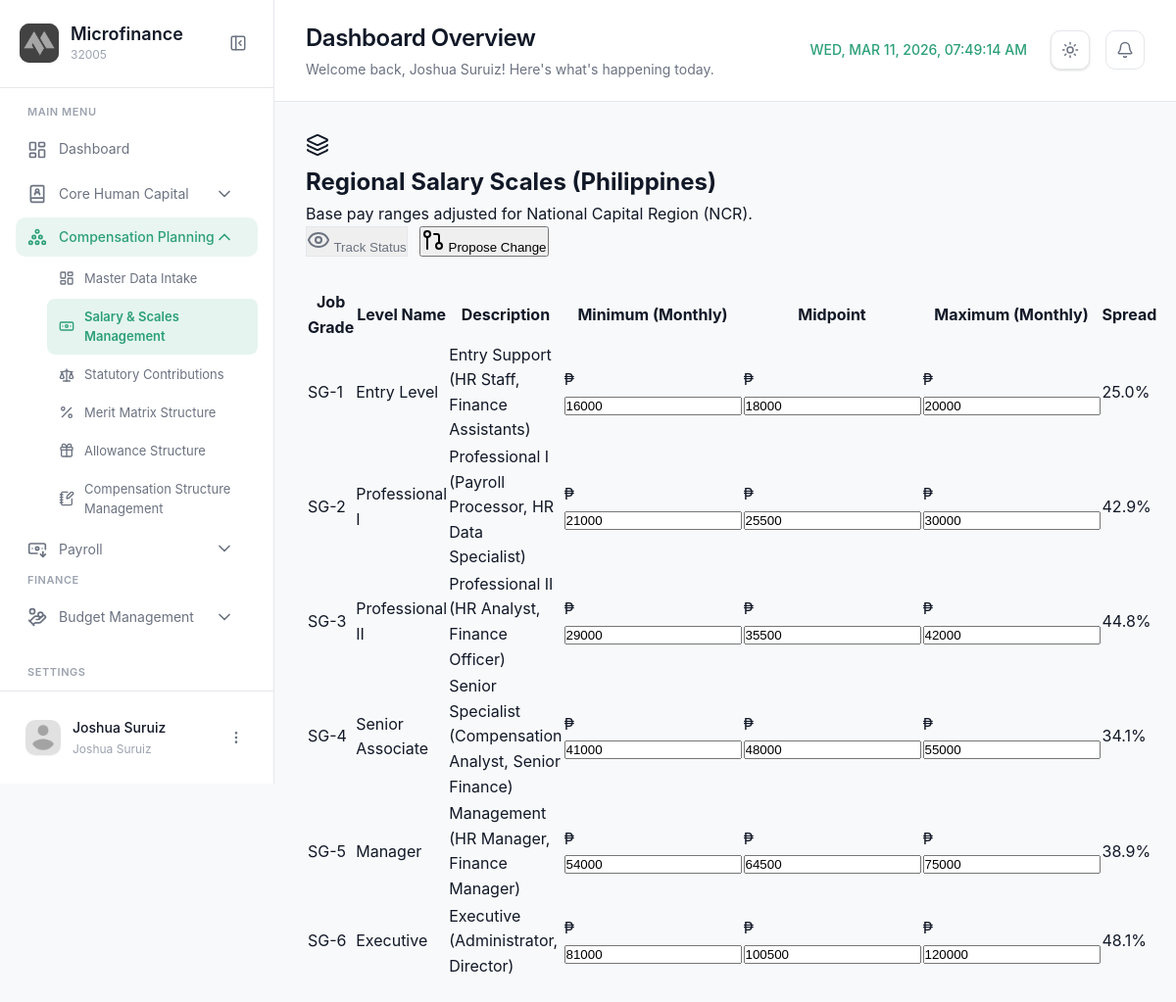
The app's page /modules/compensation/salary.php (signed in) with its own data.
### tables this page shows
CREATE TABLE `salary_grades` (
  `SalaryGradeID` int(11) NOT NULL,
  `period_id` int(11) DEFAULT NULL,
  `GradeLevel` varchar(10) NOT NULL,
  `GradeName` varchar(100) DEFAULT NULL,
  `MinSalary` decimal(15,2) NOT NULL,
  `MaxSalary` decimal(15,2) NOT NULL,
  `MidSalary` decimal(15,2) GENERATED ALWAYS AS ((`MinSalary` + `MaxSalary`) / 2) STORED,
  `Currency` varchar(10) DEFAULT 'PHP',
  `IsActive` tinyint(1) DEFAULT 1,
  `CreatedAt` timestamp NOT NULL DEFAULT current_timestamp(),
  `UpdatedAt` timestamp NULL DEFAULT NULL ON UPDATE current_timestamp(),
  `Description` varchar(255) DEFAULT NULL
);

### modules/compensation/salary.php (the view, shortened to what this page needs)
<?php
require_once '../../config/config.php';
$period_id = 1;
$grades_query = $conn->query("
    SELECT sg.SalaryGradeID, sg.GradeLevel, sg.GradeName, sg.MinSalary, sg.MaxSalary, sg.MidSalary, sg.Description
    FROM salary_grades sg
    WHERE sg.period_id = $period_id
    ORDER BY sg.SalaryGradeID ASC
");
$salary_grades = [];
while ($row = $grades_query->fetch_assoc()) {
    $salary_grades[] = $row;
}
?>
<!DOCTYPE html>
<html lang="en">
<head>
  <link rel="stylesheet" href="../../css/salary.css?v=1.0">
</head>
<body>
  <aside class="sidebar" id="sidebar">
    <div class="sidebar-header">
      <div class="logo-container">
        <div class="logo-wrapper">
          <img src="../../img/logo.png" alt="Logo" class="logo">
        </div>
        <div class="logo-text">
          <h2 class="app-name">Microfinance</h2>
          <span class="app-tagline">32005</span>
        </div>
      </div>
      <button class="sidebar-toggle" id="sidebarToggle">
        <i data-lucide="panel-left-close"></i>
      </button>
    </div>
     <nav class="sidebar-nav">
      <div class="nav-section">
        <span class="nav-section-title">MAIN MENU</span>
        <a href="dashboard.php" class="nav-item active">
          <i data-lucide="layout-dashboard"></i>
          <span>Dashboard</span>
        </a>
        <div class="nav-item-group <?php echo ($module === 'hr') ? 'active' : ''; ?>">
          <button class="nav-item has-submenu" data-module="hr">
            <div class="nav-item-content">
              <i data-lucide="book-user"></i>
              <span>Core Human Capital</span>
            </div>
            <i data-lucide="chevron-down" class="submenu-icon"></i>
          </button>
          <div class="nav-item-group <?php echo ($module === 'planning') ? 'active' : ''; ?>">
          <button class="nav-item has-submenu" data-module="planning">
            <div class="nav-item-content">
              <i data-lucide="circle-pile"></i>
              <span>Compensation Planning</span>
            </div>
            <i data-lucide="chevron-down" class="submenu-icon"></i>
          </button>
          <div class="submenu" id="submenu-planning">
            <a href="intake.php" class="submenu-item <?php echo ($page === 'intake') ? 'active' : ''; ?>">
              <i data-lucide="layout-dashboard"></i>
              <span>Master Data Intake</span>
            </a>
            <a href="salary.php" class="submenu-item <?php echo ($page === 'salarymgt') ? 'active' : ''; ?>">
              <i data-lucide="banknote"></i>
              <span>Salary & Scales Management</span>
            </a>
            <a href="statutory.php" class="submenu-item <?php echo ($page === 'statutory') ? 'active' : ''; ?>">
              <i data-lucide="scale"></i>
              <span>Statutory Contributions</span>
            </a>
            <a href="matrix.php" class="submenu-item <?php echo ($page === 'matrix') ? 'active' : ''; ?>">
              <i data-lucide="percent"></i>
              <span>Merit Matrix Structure</span>
            </a>
            <a href="allowance.php" class="submenu-item <?php echo ($page === 'allowance') ? 'active' : ''; ?>">
              <i data-lucide="gift"></i>
              <span>Allowance Structure</span>
            </a>
            <a href="cycle.php" class="submenu-item <?php echo ($page === 'cycle') ? 'active' : ''; ?>">
              <i data-lucide="notebook-pen"></i>
              <span>Compensation Structure Management</span>
            </a>
          </div>
        </div>
        <div class="nav-item-group <?php echo ($module === 'payroll') ? 'active' : ''; ?>">
          <button class="nav-item has-submenu" data-module="payroll">
            <div class="nav-item-content">
              <i data-lucide="banknote-arrow-down"></i>
              <span>Payroll</span>
            </div>
            <i data-lucide="chevron-down" class="submenu-icon"></i>
          </button>
        </div>
      </div>
      <div class="nav-section">
          <span class="nav-section-title">FINANCE</span>
          <div class="nav-item-group">
            <button class="nav-item has-submenu" data-module="budget">
              <div class="nav-item-content">
                <i data-lucide="hand-coins"></i>
                <span>Budget Management</span>
              </div>
              <i data-lucide="chevron-down" class="submenu-icon"></i>
            </button>
          </div>
        </div>
      <div class="nav-section">
        <span class="nav-section-title">SETTINGS</span>
        <a href="#" class="nav-item">
        </a>
      </div>
    </div>
    </nav>
    <div class="sidebar-footer">
      <div class="user-profile">
        <div class="user-avatar">
          <img src="../../img/profile.png" alt="User">
        </div>
        <div class="user-info">
          <span class="user-name"><?php echo htmlspecialchars($_SESSION['username'] ?? 'Admin'); ?></span>
          <span class="user-role"><?php echo htmlspecialchars($_SESSION['user_role'] ?? 'Administrator'); ?></span>
        </div>
        <button class="user-menu-btn" id="userMenuBtn">
          <i data-lucide="more-vertical"></i>
        </button>
      </div>
    </div>
  </aside>
  <main class="main-content">
    <header class="page-header">
      <div class="header-left">
        <div class="header-title">
          <h1>Dashboard Overview</h1>
          <p>Welcome back, <?php echo htmlspecialchars($_SESSION['username'] ?? 'User'); ?>! Here's what's happening today.</p>
        </div>
      </div>
      <div class="header-right">
                        <div class="header-clock">
          <span id="realTimeClock"></span>
        </div>
        <button class="theme-toggle" id="themeToggle" aria-label="Toggle theme">
          <i data-lucide="sun" class="sun-icon"></i>
        </button>
        <button class="icon-btn">
          <i data-lucide="bell"></i>
        </button>
      </div>
    </header>
    <div class="content-wrapper">
      <section class="comp-panel">
        <div class="comp-panel-header">
          <div class="comp-panel-left">
            <div class="comp-panel-icon"><i data-lucide="layers"></i></div>
            <div class="comp-panel-titles">
              <h2>Regional Salary Scales (Philippines)</h2>
              <div class="comp-panel-sub">Base pay ranges adjusted for National Capital Region (NCR).</div>
            </div>
          </div>
          <div class="comp-panel-actions" style="display: flex; gap: 12px;">
            <button class="btn btn-outline" id="btnTrackStatus" style="border: 1px solid var(--border-color); color: var(--text-secondary);">
              <i data-lucide="eye"></i>
              <span>Track Status</span>
            </button>
            <button class="btn btn-primary" id="btnProposeChange">
              <i data-lucide="git-pull-request"></i>
              <span>Propose Change</span>
            </button>
          </div>
        </div>
        <div class="panel-body" style="margin-top: 32px;">
          <div class="table-responsive">
            <table class="comp-table editable-table" id="salaryGradeTable">
              <thead>
                <tr>
                  <th>Job Grade</th>
                  <th>Level Name</th>
                  <th>Description</th>
                  <th>Minimum (Monthly)</th>
                  <th>Midpoint</th>
                  <th>Maximum (Monthly)</th>
                  <th>Spread</th>
                </tr>
              </thead>
              <tbody>
                <?php foreach ($salary_grades as $grade): ?>
                <tr data-id="<?php echo $grade['SalaryGradeID']; ?>">
                  <td><span class="table-text-premium"><?php echo htmlspecialchars($grade['GradeLevel']); ?></span></td>
                  <td><span class="table-text-premium"><?php echo htmlspecialchars($grade['GradeName']); ?></span></td>
                  <td><span class="table-text-premium text-muted"><?php echo htmlspecialchars($grade['Description'] ?? $grade['description'] ?? ''); ?></span></td>
                  <td><div class="input-with-symbol"><span>&#8369;</span><input type="number" value="<?php echo (int)$grade['MinSalary']; ?>" class="table-input-premium min-salary-input"></div></td>
                  <td><div class="input-with-symbol"><span>&#8369;</span><input type="number" value="<?php echo (int)$grade['MidSalary']; ?>" class="table-input-premium mid-salary-input" readonly></div></td>
                  <td><div class="input-with-symbol"><span>&#8369;</span><input type="number" value="<?php echo (int)$grade['MaxSalary']; ?>" class="table-input-premium max-salary-input"></div></td>
                  <td class="spread-cell"><?php
                    $min = (float)$grade['MinSalary'];
                    $max = (float)$grade['MaxSalary'];
                    $spread = ($min > 0) ? (($max - $min) / $min) * 100 : 0;
                    echo number_format($spread, 1);
                  ?>%</td>
                </tr>
                <?php endforeach; ?>
              </tbody>
            </table>
          </div>
        </div>
      </section>
    </div>
  </main>
</body>
</html>

### records on screen
salary_grades: GradeLevel "SG-1", GradeName "Entry Level", Description "Entry Support (HR Staff, Finance Assistants)", MinSalary "16000", MidSalary "18000", MaxSalary "20000", spread "25.0"
salary_grades: GradeLevel "SG-2", GradeName "Professional I", Description "Professional I (Payroll Processor, HR Data Specialist)", MinSalary "21000", MidSalary "25500", MaxSalary "30000", spread "42.9"
salary_grades: GradeLevel "SG-3", GradeName "Professional II", Description "Professional II (HR Analyst, Finance Officer)", MinSalary "29000", MidSalary "35500", MaxSalary "42000", spread "44.8"
salary_grades: GradeLevel "SG-4", GradeName "Senior Associate", Description "Senior Specialist (Compensation Analyst, Senior Finance)", MinSalary "41000", MidSalary "48000", MaxSalary "55000", spread "34.1"
salary_grades: GradeLevel "SG-5", GradeName "Manager", Description "Management (HR Manager, Finance Manager)", MinSalary "54000", MidSalary "64500", MaxSalary "75000", spread "38.9"
salary_grades: GradeLevel "SG-6", GradeName "Executive", Description "Executive (Administrator, Director)", MinSalary "81000", MidSalary "100500", MaxSalary "120000", spread "48.1"

### other values on screen
$_SESSION['username'] "Joshua Suruiz"
$_SESSION['user_role'] "Joshua Suruiz"
